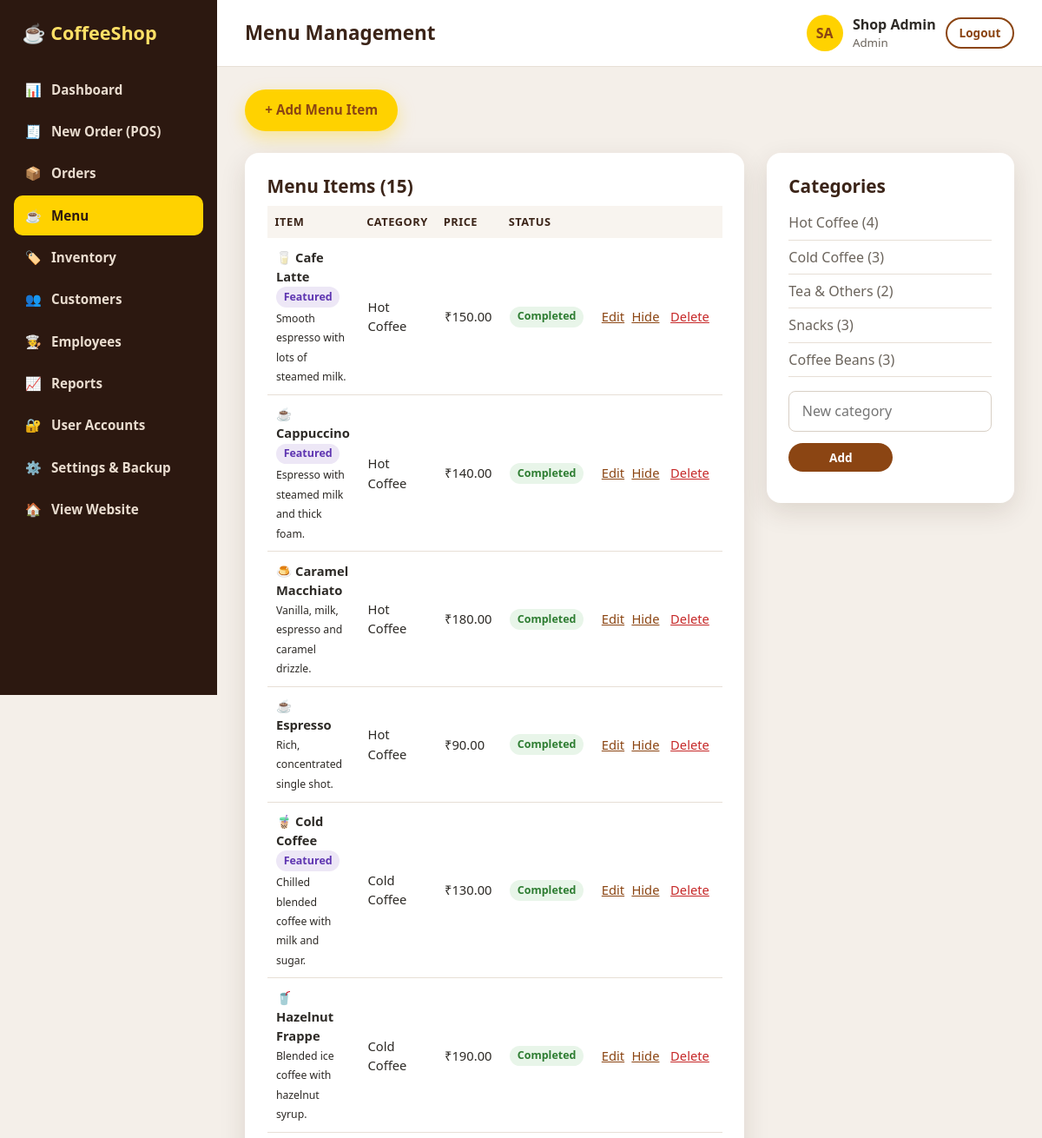
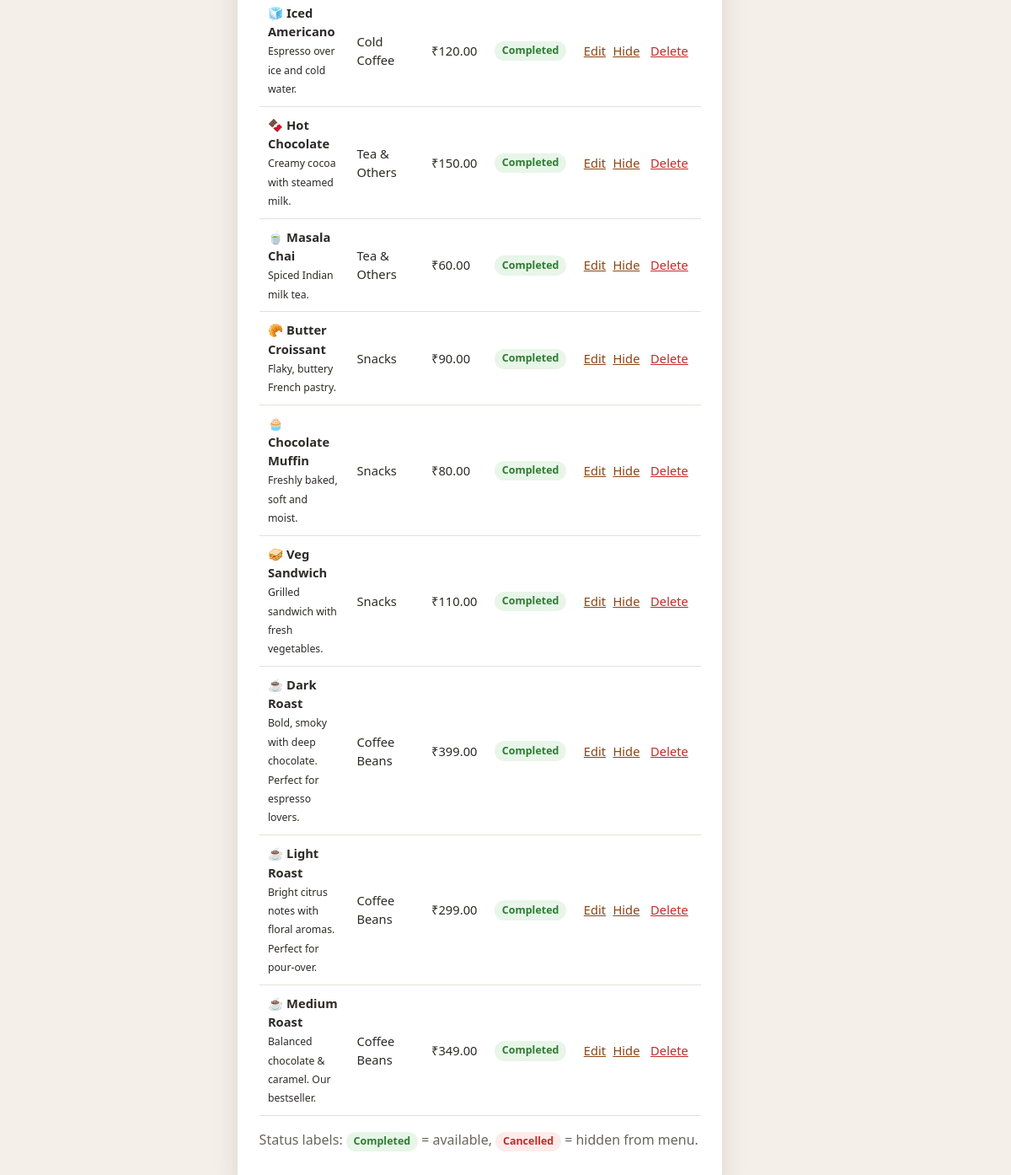
The app's page /admin/menu.php (signed in) with its own data (2 pictures, top to bottom).
### tables this page shows
CREATE TABLE users (
    id            INT AUTO_INCREMENT PRIMARY KEY,
    name          VARCHAR(100) NOT NULL,
    email         VARCHAR(150) NOT NULL UNIQUE,
    phone         VARCHAR(20),
    password_hash VARCHAR(255) NOT NULL,
    role          ENUM('admin','staff','customer') NOT NULL DEFAULT 'customer',
    is_active     TINYINT(1) NOT NULL DEFAULT 1,
    created_at    DATETIME NOT NULL DEFAULT CURRENT_TIMESTAMP
);

CREATE TABLE menu_items (
    id           INT AUTO_INCREMENT PRIMARY KEY,
    category_id  INT NOT NULL,
    name         VARCHAR(100) NOT NULL,
    description  VARCHAR(255),
    price        DECIMAL(10,2) NOT NULL,
    icon         VARCHAR(16) NOT NULL DEFAULT '☕',
    is_available TINYINT(1) NOT NULL DEFAULT 1,
    is_featured  TINYINT(1) NOT NULL DEFAULT 0,
    FOREIGN KEY (category_id) REFERENCES categories(id)
);

CREATE TABLE categories (
    id   INT AUTO_INCREMENT PRIMARY KEY,
    name VARCHAR(50) NOT NULL UNIQUE
);

### admin/menu.php (the view, shortened to what this page needs)
<?php
require_once __DIR__ . '/../includes/bootstrap.php';
require_once __DIR__ . '/../includes/layout.php';
require_role('admin');
$pdo = db();
$categories = $pdo->query('SELECT c.*, COUNT(m.id) AS items FROM categories c LEFT JOIN menu_items m ON m.category_id = c.id
                           GROUP BY c.id ORDER BY c.id')->fetchAll();
$items = $pdo->query('SELECT m.*, c.name AS category FROM menu_items m JOIN categories c ON c.id = m.category_id ORDER BY c.id, m.name')->fetchAll();
admin_start('Menu Management', 'menu');
?>
<div class="quick-actions">
    <a class="btn btn-yellow" href="<?= e(base_url('admin/menu.php?new=1')) ?>">+ Add Menu Item</a>
</div>
<div class="two-col wide-left">
    <section class="panel">
        <h2>Menu Items (<?= count($items) ?>)</h2>
        <div class="table-wrap">
            <table class="table">
                <thead><tr><th>Item</th><th>Category</th><th>Price</th><th>Status</th><th></th></tr></thead>
                <tbody>
                <?php foreach ($items as $m): ?>
                    <tr>
                        <td><?= e($m['icon']) ?> <strong><?= e($m['name']) ?></strong><?= $m['is_featured'] ? ' <span class="badge badge-ready">Featured</span>' : '' ?><br><small><?= e($m['description']) ?></small></td>
                        <td><?= e($m['category']) ?></td>
                        <td><?= e(money($m['price'])) ?></td>
                        <td><?= $m['is_available'] ? status_badge('completed') : status_badge('cancelled') ?></td>
                        <td class="nowrap">
                            <a href="<?= e(base_url('admin/menu.php?edit=' . $m['id'])) ?>">Edit</a>
                            <form method="post" class="inline-form"><?= csrf_field() ?><input type="hidden" name="action" value="toggle"><input type="hidden" name="id" value="<?= (int) $m['id'] ?>">
                                <button class="link-btn"><?= $m['is_available'] ? 'Hide' : 'Show' ?></button></form>
                            <form method="post" class="inline-form"><?= csrf_field() ?><input type="hidden" name="action" value="delete_item"><input type="hidden" name="id" value="<?= (int) $m['id'] ?>">
                                <button class="link-btn danger" data-confirm="Delete <?= e($m['name']) ?>?">Delete</button></form>
                        </td>
                    </tr>
                <?php endforeach; ?>
                </tbody>
            </table>
        </div>
        <p class="muted">Status labels: <?= status_badge('completed') ?> = available, <?= status_badge('cancelled') ?> = hidden from menu.</p>
    </section>
    <section class="panel">
        <h2>Categories</h2>
        <ul class="kv">
            <?php foreach ($categories as $c): ?>
                <li><span><?= e($c['name']) ?> (<?= (int) $c['items'] ?>)</span>
                </li>
            <?php endforeach; ?>
        </ul>
        <form method="post" class="form-row">
            <input type="text" name="category" placeholder="New category" required>
            <button class="btn btn-brown btn-sm">Add</button>
        </form>
    </section>
</div>
<?php
admin_end();

### includes/layout.php (shortened to what this page needs)
<?php
function page_head(string $title, string $bodyClass = ''): void
{
    ?><!DOCTYPE html>
<html lang="en">
<head>
    <title><?= e($title) ?> | <?= e(setting('shop_name', 'Coffee Shop')) ?></title>
    <link rel="stylesheet" href="<?= e(base_url('assets/css/style.css')) ?>">
</head>
<body class="<?= e($bodyClass) ?>">
<?php
}
function page_end(): void
{
    ?>
</body>
</html>
<?php
}
    ?>
<?php
function admin_start(string $title, string $active): void
{
    $user = current_user();
    $menu = [
        'dashboard' => ['📊', 'Dashboard', 'admin/index.php', false],
        'pos'       => ['🧾', 'New Order (POS)', 'admin/pos.php', false],
        'orders'    => ['📦', 'Orders', 'admin/orders.php', false],
        'menu'      => ['☕', 'Menu', 'admin/menu.php', true],
        'inventory' => ['🏷️', 'Inventory', 'admin/inventory.php', false],
        'customers' => ['👥', 'Customers', 'admin/customers.php', false],
        'employees' => ['🧑‍🍳', 'Employees', 'admin/employees.php', true],
        'reports'   => ['📈', 'Reports', 'admin/reports.php', true],
        'users'     => ['🔐', 'User Accounts', 'admin/users.php', true],
        'settings'  => ['⚙️', 'Settings & Backup', 'admin/settings.php', true],
    ];
    page_head($title, 'admin-body');
    ?>
<div class="admin-layout">
    <aside class="sidebar" id="sidebar">
        <a class="logo-flat" href="<?= e(base_url('admin/index.php')) ?>">☕ CoffeeShop</a>
        <nav>
            <?php foreach ($menu as $key => [$icon, $label, $href, $adminOnly]):
                if ($adminOnly && $user['role'] !== 'admin') continue; ?>
                <a href="<?= e(base_url($href)) ?>" class="<?= $key === $active ? 'active' : '' ?>"><span><?= $icon ?></span><?= e($label) ?></a>
            <?php endforeach; ?>
            <a href="<?= e(base_url('index.php')) ?>"><span>🏠</span>View Website</a>
        </nav>
    </aside>
    <div class="admin-main">
        <header class="admin-topbar">
            <h1><?= e($title) ?></h1>
            <div class="topbar-user">
                <span class="avatar"><?= e(initials($user['name'])) ?></span>
                <div><strong><?= e($user['name']) ?></strong><small><?= e(ucfirst($user['role'])) ?></small></div>
                <a class="btn btn-outline btn-sm" href="<?= e(base_url('logout.php')) ?>">Logout</a>
            </div>
        </header>
        <main class="admin-content">
<?php
}
function admin_end(): void
{
    ?>
        </main>
    </div>
</div>
<?php
    page_end();
}

### includes/bootstrap.php (shortened to what this page needs)
<?php
function db(): PDO
{
    static $pdo = null;
    if ($pdo === null) {
        $dsn = 'mysql:host=' . DB_HOST . ';port=' . DB_PORT . ';dbname=' . DB_NAME . ';charset=utf8mb4';
        try {
            $pdo = new PDO($dsn, DB_USER, DB_PASS, [
                PDO::ATTR_ERRMODE            => PDO::ERRMODE_EXCEPTION,
                PDO::ATTR_DEFAULT_FETCH_MODE => PDO::FETCH_ASSOC,
                PDO::ATTR_EMULATE_PREPARES   => false,
            ]);
            $pdo->exec("SET time_zone = '" . date('P') . "'");
        } catch (PDOException $e) {
            http_response_code(500);
            exit('<h2>Database connection failed</h2><p>Check config/config.php and make sure the '
                . 'database/coffeeshop.sql file has been imported.</p>');
        }
    }
    return $pdo;
}
function base_url(string $path = ''): string
{
    static $base = null;
    if ($base === null) {
        $root = str_replace('\\', '/', realpath(__DIR__ . '/..'));
        $doc  = str_replace('\\', '/', realpath($_SERVER['DOCUMENT_ROOT'] ?? '') ?: '');
        $base = ($doc !== '' && str_starts_with($root, $doc)) ? substr($root, strlen($doc)) : '';
        $base = rtrim($base, '/');
    }
    return $base . '/' . ltrim($path, '/');
}
function e($value): string
{
    return htmlspecialchars((string) $value, ENT_QUOTES, 'UTF-8');
}
function setting(string $name, string $default = ''): string
{
    static $cache = null;
    if ($cache === null) {
        $cache = db()->query('SELECT name, value FROM settings')->fetchAll(PDO::FETCH_KEY_PAIR);
    }
    return $cache[$name] ?? $default;
}
function money($amount): string
{
    return setting('currency', '₹') . number_format((float) $amount, 2);
}
function current_user(): ?array
{
    static $user = false;
    if ($user === false) {
        $user = null;
        if (!empty($_SESSION['user_id'])) {
            $stmt = db()->prepare('SELECT id, name, email, phone, role FROM users WHERE id = ? AND is_active = 1');
            $stmt->execute([$_SESSION['user_id']]);
            $user = $stmt->fetch() ?: null;
        }
    }
    return $user;
}
function require_login(): array
{
    $user = current_user();
    return $user;
}
function require_role(string ...$roles): array
{
    $user = require_login();
    return $user;
}
function initials(string $name): string
{
    $parts = preg_split('/\s+/', trim($name));
    $out = mb_substr($parts[0] ?? '', 0, 1) . (count($parts) > 1 ? mb_substr(end($parts), 0, 1) : mb_substr($parts[0] ?? '', 1, 1));
    return mb_strtoupper($out);
}
function status_badge(string $status): string
{
    return '<span class="badge badge-' . e($status) . '">' . e(ucwords(str_replace('_', ' ', $status))) . '</span>';
}

### records on screen
users: name "SA", name "Shop Admin", role "Admin"
menu_items: icon "🥛", name "Cafe Latte", is_featured "Featured", description "Smooth espresso with lots of steamed milk.", category.name "Hot Coffee", price "₹150.00", is_available "Hide"
menu_items: icon "☕", name "Cappuccino", is_featured "Featured", description "Espresso with steamed milk and thick foam.", category.name "Hot Coffee", price "₹140.00", is_available "Hide"
menu_items: icon "🍮", name "Caramel Macchiato", description "Vanilla, milk, espresso and caramel drizzle.", category.name "Hot Coffee", price "₹180.00", is_available "Hide"
menu_items: icon "☕", name "Espresso", description "Rich, concentrated single shot.", category.name "Hot Coffee", price "₹90.00", is_available "Hide"
menu_items: icon "🧋", name "Cold Coffee", is_featured "Featured", description "Chilled blended coffee with milk and sugar.", category.name "Cold Coffee", price "₹130.00", is_available "Hide"
menu_items: icon "🥤", name "Hazelnut Frappe", description "Blended ice coffee with hazelnut syrup.", category.name "Cold Coffee", price "₹190.00", is_available "Hide"
menu_items: icon "🧊", name "Iced Americano", description "Espresso over ice and cold water.", category.name "Cold Coffee", price "₹120.00", is_available "Hide"
menu_items: icon "🍫", name "Hot Chocolate", description "Creamy cocoa with steamed milk.", category.name "Tea & Others", price "₹150.00", is_available "Hide"
menu_items: icon "🍵", name "Masala Chai", description "Spiced Indian milk tea.", category.name "Tea & Others", price "₹60.00", is_available "Hide"
menu_items: icon "🥐", name "Butter Croissant", description "Flaky, buttery French pastry.", category.name "Snacks", price "₹90.00", is_available "Hide"
menu_items: icon "🧁", name "Chocolate Muffin", description "Freshly baked, soft and moist.", category.name "Snacks", price "₹80.00", is_available "Hide"
menu_items: icon "🥪", name "Veg Sandwich", description "Grilled sandwich with fresh vegetables.", category.name "Snacks", price "₹110.00", is_available "Hide"
menu_items: icon "☕", name "Dark Roast", description "Bold, smoky with deep chocolate. Perfect for espresso lovers.", category.name "Coffee Beans", price "₹399.00", is_available "Hide"
menu_items: icon "☕", name "Light Roast", description "Bright citrus notes with floral aromas. Perfect for pour-over.", category.name "Coffee Beans", price "₹299.00", is_available "Hide"
menu_items: icon "☕", name "Medium Roast", description "Balanced chocolate & caramel. Our bestseller.", category.name "Coffee Beans", price "₹349.00", is_available "Hide"
categories: name "Hot Coffee", items "4"
categories: name "Cold Coffee", items "3"
categories: name "Tea & Others", items "2"
categories: name "Snacks", items "3"
categories: name "Coffee Beans", items "3"

### other values on screen
$icon "📊"
$label "Dashboard"
$icon "🧾"
$label "New Order (POS)"
$icon "📦"
$label "Orders"
$icon "☕"
$label "Menu"
$icon "🏷️"
$label "Inventory"
$icon "👥"
$label "Customers"
$icon "🧑‍🍳"
$label "Employees"
$icon "📈"
